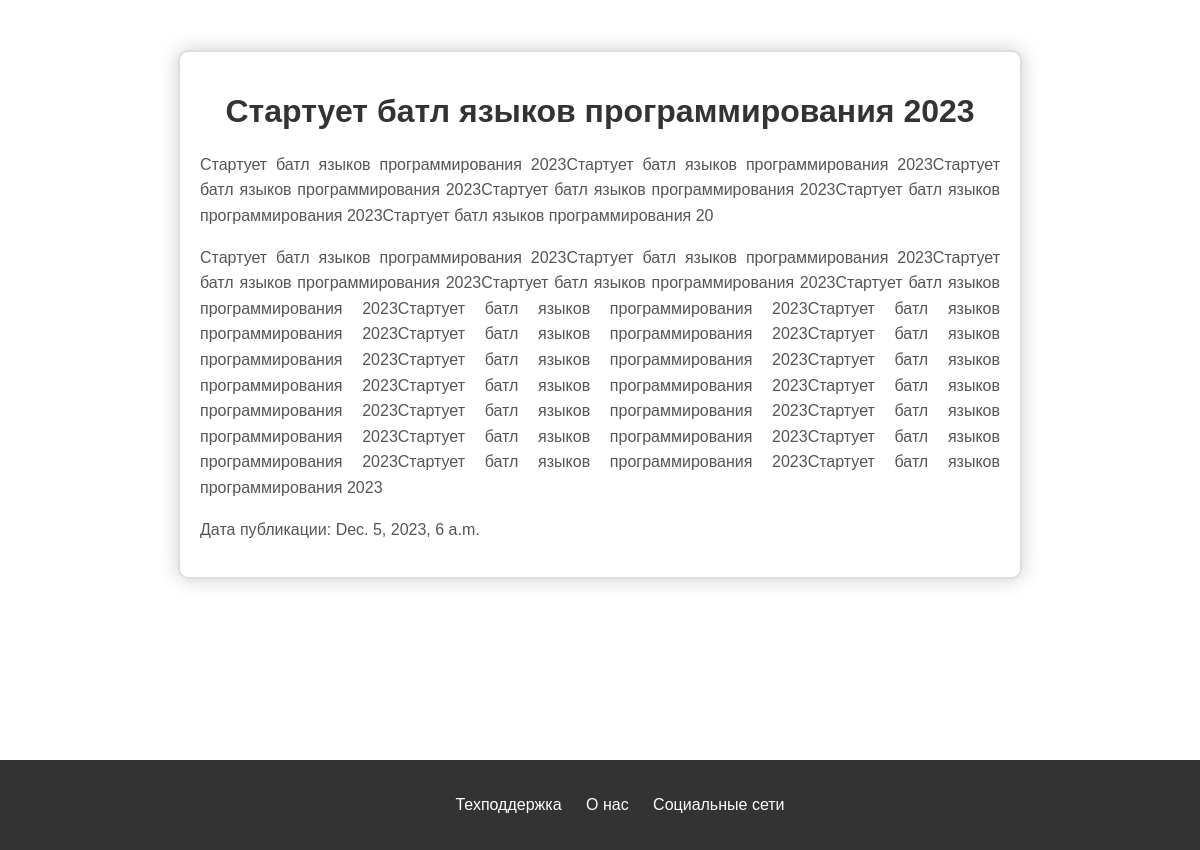
/detal/3/, run on the app's committed database.
### mainblog/models.py (models this page shows, shortened)
class Article(models.Model):
    title = models.CharField('Название', max_length=50, default='')
    anons = models.CharField('Анонс', max_length=250)
    img = models.ImageField('Кртинка')
    ll_text = models.TextField('Статья')
    date = models.DateTimeField('Дата публикации', auto_now_add=True)

### mainblog/views.py (the view)
# urls.py: path('detal/<int:pk>/', views.DetalVievs.as_view(), name='detal'),
class DetalVievs(DetailView):
    model = Article
    template_name = 'Detal.html'
    context_object_name = 'object'

### templates/Detal.html (shortened to what this page needs)
{% load static %}
<!doctype html>
<html lang="en">
<head>
    <link rel="stylesheet" type="text/css" href="{% static 'detal.css' %}">
</head>
<body>
    <div class="content">
        <div class="stat">
            <h1>{{ object.title }}</h1>
            <p>{{ object.anons }}</p>
            <p>{{ object.ll_text }}</p>
            <p>Дата публикации: {{ object.date }}</p>
        </div>
    </div>
<div id="footer">
    <p>
        <a href="#">Техподдержка</a>
        <a href="#">О нас</a>
        <a href="#">Социальные сети</a>
    </p>
</div>
</body>
</html>

### static/detal.css (style rules this page uses)
body { margin: 0; padding: 0; font-family: Arial, sans-serif; min-height: 100vh; position: relative; }
.content { padding-bottom: 60px; }
.stat { max-width: 800px; margin: 50px auto; padding: 20px; border: 2px solid #ddd; border-radius: 10px; box-shadow: 0 0 20px rgba(0, 0, 0, 0.2); }
.stat h1 { color: #333; text-align: center; }
.stat p { color: #555; line-height: 1.6; text-align: justify; margin-bottom: 15px; }
#footer { background-color: #333; color: #fff; text-align: center; padding: 20px; position: fixed; bottom: 0; width: 100%; }
#footer a { color: #fff; text-decoration: none; margin: 0 10px; }

### data on the page
Article: title "Стартует батл языков программирования 2023", anons "Стартует батл языков программирования 2023Стартует батл языков программирования 2023Стартует батл языков программирования 2023Стартует батл языков программирования 2023Стартует батл языков программирования 2023Стартует батл языков программирования 20", ll_text "Стартует батл языков программирования 2023Стартует батл языков программирования 2023Стартует батл языков программирования 2023Стартует батл языков программирования 2023Стартует батл языков программирования 2023Стартует батл языков программирования 2023Стартует батл языков программирования 2023Стартует батл языков программирования 2023Стартует батл языков программирования 2023Стартует батл языков программирования 2023Стартует батл языков программирования 2023Стартует батл языков программирования 2023Стартует батл языков программирования 2023Стартует батл языков программирования 2023Стартует батл языков программирования 2023Стартует батл языков программирования 2023Стартует батл языков…", date "Dec. 5, 2023, 6 a.m."
